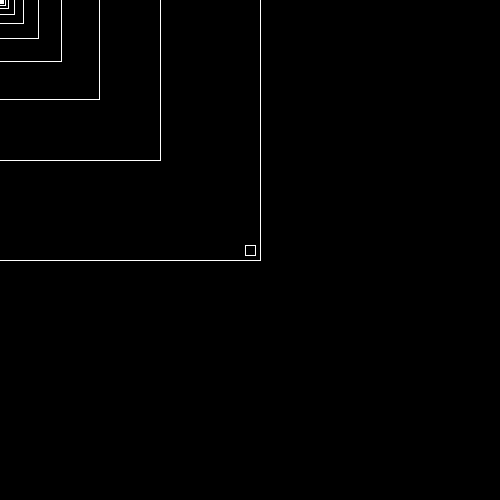
Frame 1 (no input)
Frame 60 (the mouse pressed at the canvas centre just before this capture): identical to frame 1, image omitted
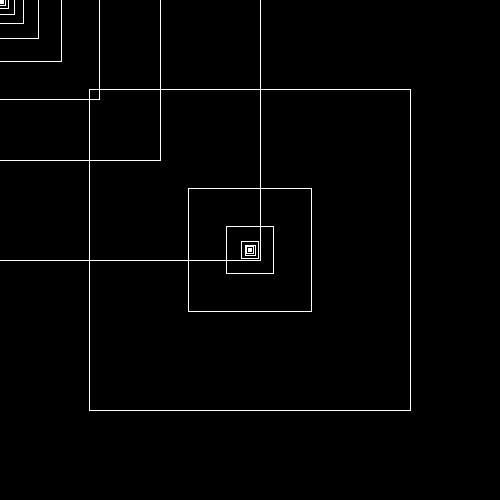
Frame 120 (the mouse held since frame 60 and released just before this capture)

The Processing sketch that drew these frames (run headless with seeded random() and noise(); from frame 60 on, the mouse is pressed at the canvas centre):

// Processing sketch: processing_115111
// ── processing_115111.pde



Rect r;

void setup() {
  r = new Rect();
  
  size(500,500);  
  background(0);
}


void draw() {
  
  
  r.display();  //Draw a rectangle
  
  r.grow();  //Grow the rectangle
  
  //r.edge();   //Once the rectangle gets bigger
              //bigger than the screen
              //draw a new, small rectangle
}








class Rect {
  float x;
  float a;
  float b;
  float c;
  float d;
  float e;
  float centerX;
  float centerY;
  int savedTime;


  Rect() {
    centerX = 250;
    centerY = 250;
    float x = random(mouseX-10, mouseX+10);
    float y = random(mouseY-10, mouseY+10);
    a = 10;
    b = a*x;
    c = b*x;
    d = c*x;
    e = d*x;
  }

  void display() {
    rectMode(CENTER);
    stroke(255);
    noFill();
    rect(centerX, centerY, a, a);
  }

  void grow() {
    for (a = 1; a <= width; a*=1.618) {
      stroke(255);
      noFill();
      rect(mouseX, mouseY, a, a);

      a=1.618*a;

      rect(x, x, a, a);
    }
  }
}
